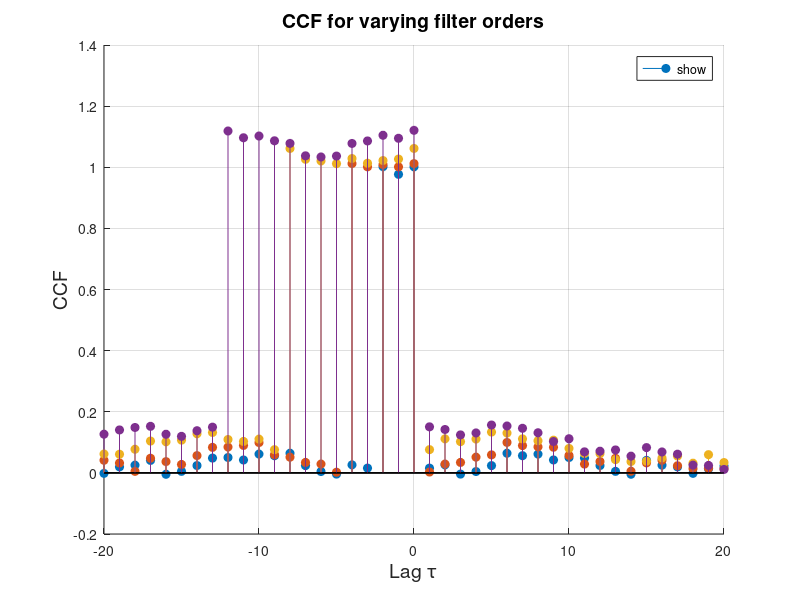

MATLAB code to generate this figure:
N = 5000;
rng(42);
x = randn(N, 1);           % WGN input
sigma2 = var(x, 1);        % population variance estimate

orders = [2 4 8 12];        % filter orders (order = M-1)

% Overlap all orders on the same figure
figure;
hold on;
for k = 1:numel(orders)
    p = orders(k);          % order
    M = p + 1;              % length
    h = ones(M, 1);         % MA coefficients

    y = filter(h, 1, x);

    % Unbiased CCF estimate
    [r_xy, lags] = xcorr(x, y, 'unbiased');

    % Theoretical CCF: sigma^2 * h(-tau)
    r_th = zeros(size(r_xy));
    neg = (lags <= 0) & (lags >= -(M-1));
    r_th(neg) = sigma2 * h(-lags(neg) + 1);

    % Plot around zero lag
    idx = (lags >= -20) & (lags <= 20);
    stem(lags(idx), r_xy(idx), 'filled', ...
        'DisplayName', sprintf('Est (order=%d)', p));

    % Reconstruct h from CCF (system identification idea)
    h_hat = flipud(r_xy(neg) / sigma2);   % map negative lags to n=0..p
    rel_err = norm(h_hat - h) / norm(h);
    fprintf('Order %d: relative h-hat error = %.3f\n', p, rel_err);
end
hold off;
xlabel('Lag \tau', 'FontSize', 14);
ylabel('CCF', 'FontSize', 14);
title('CCF for varying filter orders', 'FontSize', 14);
legend('show', 'Location', 'northeast');
grid on;

% Summary:
% Increasing order p increases the CCF support length (from -p to 0),
% i.e., a wider rectangular block for unit coefficients.
